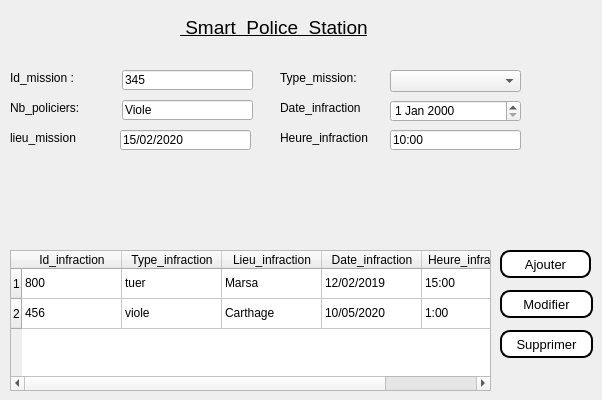
      <widget class="QWidget" name="tab_11">
       <attribute name="icon">
        <iconset>
         <normaloff>../../Downloads/armes.png</normaloff>../../Downloads/armes.png</iconset>
       </attribute>
       <attribute name="title">
        <string>Missions</string>
       </attribute>
       <widget class="QPushButton" name="Ajoutersalaries_6">
        <property name="geometry">
         <rect>
          <x>500</x>
          <y>250</y>
          <width>91</width>
          <height>28</height>
         </rect>
        </property>
        <property name="font">
         <font>
          <family>Arial</family>
          <pointsize>10</pointsize>
          <weight>50</weight>
          <bold>false</bold>
         </font>
        </property>
        <property name="styleSheet">
         <string notr="true">background-color:white; 
color:black; 
border-style:outset ; 
border-width:2px ; 
border-radius:10px;</string>
        </property>
        <property name="text">
         <string>Ajouter</string>
        </property>
       </widget>
       <widget class="QLabel" name="policou_9">
        <property name="geometry">
         <rect>
          <x>180</x>
          <y>10</y>
          <width>351</width>
          <height>35</height>
         </rect>
        </property>
        <property name="sizePolicy">
         <sizepolicy hsizetype="Preferred" vsizetype="Maximum">
          <horstretch>0</horstretch>
          <verstretch>0</verstretch>
         </sizepolicy>
        </property>
        <property name="font">
         <font>
          <family>Arial</family>
          <pointsize>14</pointsize>
          <weight>50</weight>
          <bold>false</bold>
          <underline>true</underline>
         </font>
        </property>
        <property name="text">
         <string> Smart  Police  Station</string>
        </property>
        <property name="textFormat">
         <enum>Qt::PlainText</enum>
        </property>
       </widget>
       <widget class="QPushButton" name="modifiersalaries_6">
        <property name="geometry">
         <rect>
          <x>500</x>
          <y>290</y>
          <width>93</width>
          <height>28</height>
         </rect>
        </property>
        <property name="font">
         <font>
          <family>Arial</family>
          <pointsize>10</pointsize>
          <weight>50</weight>
          <bold>false</bold>
         </font>
        </property>
        <property name="styleSheet">
         <string notr="true">background-color:white; 
color:black; 
border-style:outset ; 
border-width:2px ; 
border-radius:10px;</string>
        </property>
        <property name="text">
         <string>Modifier</string>
        </property>
       </widget>
       <widget class="QPushButton" name="supprimersalaries_6">
        <property name="geometry">
         <rect>
          <x>500</x>
          <y>330</y>
          <width>93</width>
          <height>28</height>
         </rect>
        </property>
        <property name="font">
         <font>
          <family>Arial</family>
          <pointsize>10</pointsize>
          <weight>50</weight>
          <bold>false</bold>
         </font>
        </property>
        <property name="styleSheet">
         <string notr="true">background-color:white; 
color:black; 
border-style:outset ; 
border-width:2px ; 
border-radius:10px;</string>
        </property>
        <property name="text">
         <string>Supprimer</string>
        </property>
       </widget>
       <widget class="QLabel" name="label_10">
        <property name="geometry">
         <rect>
          <x>280</x>
          <y>100</y>
          <width>121</width>
          <height>16</height>
         </rect>
        </property>
        <property name="text">
         <string>Date_infraction</string>
        </property>
       </widget>
       <widget class="QLineEdit" name="lineEdit_13">
        <property name="geometry">
         <rect>
          <x>122</x>
          <y>100</y>
          <width>131</width>
          <height>20</height>
         </rect>
        </property>
        <property name="text">
         <string>Viole</string>
        </property>
       </widget>
       <widget class="QLineEdit" name="lineEdit_14">
        <property name="geometry">
         <rect>
          <x>390</x>
          <y>130</y>
          <width>131</width>
          <height>20</height>
         </rect>
        </property>
        <property name="text">
         <string>10:00</string>
        </property>
       </widget>
       <widget class="QLabel" name="label_16">
        <property name="geometry">
         <rect>
          <x>280</x>
          <y>130</y>
          <width>121</width>
          <height>16</height>
         </rect>
        </property>
        <property name="text">
         <string>Heure_infraction</string>
        </property>
       </widget>
       <widget class="QLabel" name="label_34">
        <property name="geometry">
         <rect>
          <x>10</x>
          <y>70</y>
          <width>81</width>
          <height>16</height>
         </rect>
        </property>
        <property name="text">
         <string>Id_mission :</string>
        </property>
       </widget>
       <widget class="QLineEdit" name="lineEdit_15">
        <property name="geometry">
         <rect>
          <x>120</x>
          <y>130</y>
          <width>131</width>
          <height>20</height>
         </rect>
        </property>
        <property name="text">
         <string>15/02/2020</string>
        </property>
       </widget>
       <widget class="QLabel" name="label_35">
        <property name="geometry">
         <rect>
          <x>10</x>
          <y>130</y>
          <width>101</width>
          <height>16</height>
         </rect>
        </property>
        <property name="text">
         <string>lieu_mission</string>
        </property>
       </widget>
       <widget class="QLabel" name="label_17">
        <property name="geometry">
         <rect>
          <x>10</x>
          <y>100</y>
          <width>101</width>
          <height>16</height>
         </rect>
        </property>
        <property name="text">
         <string>Nb_policiers:</string>
        </property>
       </widget>
       <widget class="QLineEdit" name="lineEdit_29">
        <property name="geometry">
         <rect>
          <x>122</x>
          <y>70</y>
          <width>131</width>
          <height>20</height>
         </rect>
        </property>
        <property name="text">
         <string>345</string>
        </property>
       </widget>
       <widget class="QDateEdit" name="dateEdit_3">
        <property name="geometry">
         <rect>
          <x>390</x>
          <y>100</y>
          <width>131</width>
          <height>22</height>
         </rect>
        </property>
       </widget>
       <widget class="QComboBox" name="comboBox_4">
        <property name="geometry">
         <rect>
          <x>390</x>
          <y>70</y>
          <width>131</width>
          <height>22</height>
         </rect>
        </property>
       </widget>
       <widget class="QLabel" name="label_21">
        <property name="geometry">
         <rect>
          <x>40</x>
          <y>240</y>
          <width>47</width>
          <height>13</height>
         </rect>
        </property>
        <property name="text">
         <string/>
        </property>
       </widget>
       <widget class="QLabel" name="label_22">
        <property name="geometry">
         <rect>
          <x>280</x>
          <y>70</y>
          <width>121</width>
          <height>16</height>
         </rect>
        </property>
        <property name="text">
         <string>Type_mission:</string>
        </property>
       </widget>
       <widget class="QTableWidget" name="tableWidget_3">
        <property name="geometry">
         <rect>
          <x>10</x>
          <y>250</y>
          <width>481</width>
          <height>141</height>
         </rect>
        </property>
        <row>
         <property name="text">
          <string>1</string>
         </property>
        </row>
        <row>
         <property name="text">
          <string>2</string>
         </property>
        </row>
        <column>
         <property name="text">
          <string>Id_infraction</string>
         </property>
        </column>
        <column>
         <property name="text">
          <string>Type_infraction</string>
         </property>
        </column>
        <column>
         <property name="text">
          <string>Lieu_infraction</string>
         </property>
        </column>
        <column>
         <property name="text">
          <string>Date_infraction</string>
         </property>
        </column>
        <column>
         <property name="text">
          <string>Heure_infraction</string>
         </property>
        </column>
        <item row="0" column="0">
         <property name="text">
          <string>800</string>
         </property>
        </item>
        <item row="0" column="1">
         <property name="text">
          <string>tuer </string>
         </property>
        </item>
        <item row="0" column="2">
         <property name="text">
          <string>Marsa</string>
         </property>
        </item>
        <item row="0" column="3">
         <property name="text">
          <string>12/02/2019</string>
         </property>
        </item>
        <item row="0" column="4">
         <property name="text">
          <string>15:00</string>
         </property>
        </item>
        <item row="1" column="0">
         <property name="text">
          <string>456</string>
         </property>
        </item>
        <item row="1" column="1">
         <property name="text">
          <string>viole</string>
         </property>
        </item>
        <item row="1" column="2">
         <property name="text">
          <string>Carthage</string>
         </property>
        </item>
        <item row="1" column="3">
         <property name="text">
          <string>10/05/2020</string>
         </property>
        </item>
        <item row="1" column="4">
         <property name="text">
          <string>1:00</string>
         </property>
        </item>
       </widget>
      </widget>
